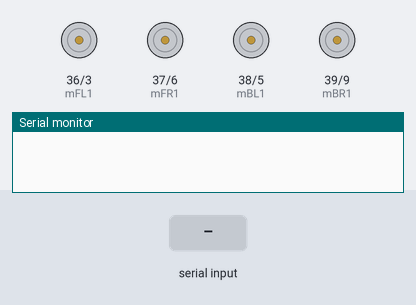
A sketch run on a simulated Arduino Mega 2560, built with avr-gcc and run on an emulated ATmega2560. Parts: motor-driver pin pairs drawn as motors (green arrow = first pin HIGH = forward, orange = second pin HIGH = backward, longer = more drive), the last lines printed to the serial monitor. The inputs (shaded band) are chosen by the test bench.

Above: at 1.2 s.
1.3 s: "A" received over Serial
At 2.1 s:
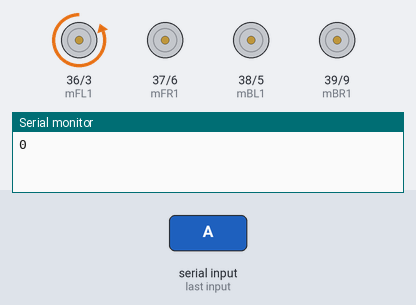
2.8 s: "B" received over Serial
At 3.2 s:
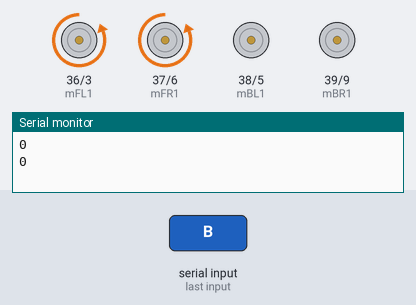
4.3 s: "C" received over Serial
At 5.5 s:
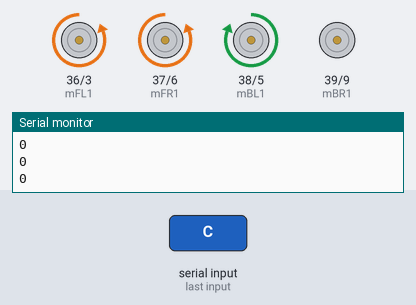
5.8 s: "D" received over Serial
At 6.7 s:
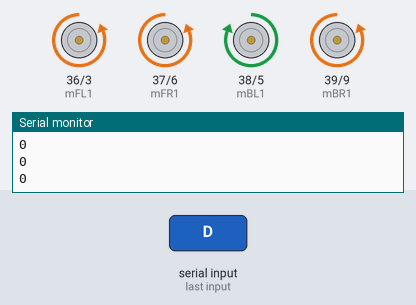
7.3 s: "E" received over Serial
At 7.9 s:
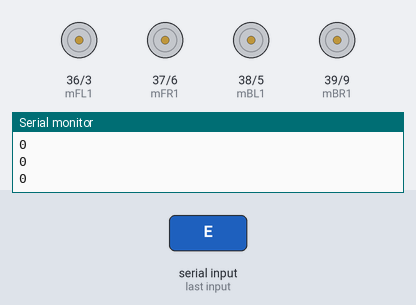
8.8 s: "B" received over Serial
At 10.2 s:
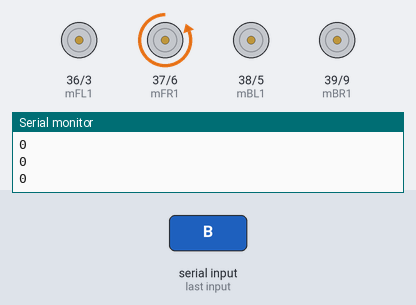
Timing chart, 0 to 11.3 s (numbered marks = the images above; inputs shaded):
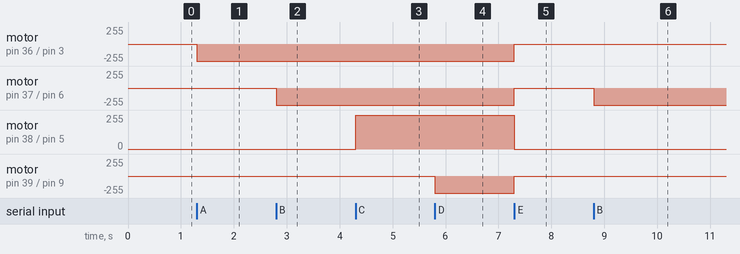

The sketch:

4MotorTest.ino
```cpp
int mFL1 = 36; //IN1 Connected to 2
int mFL2 = 3; //IN2 Connected to ~3

int mBL1 = 38; //IN1 Connected to 2
int mBL2 = 5; //IN2 Connected to ~3

int mFR1 = 37; //IN1 Connected to 2
int mFR2 = 6; //IN2 Connected to ~3

int mBR1 = 39; //IN1 Connected to 2
int mBR2 = 9; //IN2 Connected to ~3


void setup() {

  Serial.begin(115200);
  pinMode(mBL1, OUTPUT);
  pinMode(mBL2, OUTPUT);

  pinMode(mBR1, OUTPUT);
  pinMode(mBR2, OUTPUT);

  pinMode(mFL1, OUTPUT);
  pinMode(mFL2, OUTPUT);

  pinMode(mFR1, OUTPUT);
  pinMode(mFR2, OUTPUT);

  digitalWrite(mFL1,LOW);
  digitalWrite(mFL2,LOW);

  digitalWrite(mFR1,LOW);
  digitalWrite(mFR2,LOW);

  digitalWrite(mBL1,LOW);
  digitalWrite(mBL2,LOW);

  digitalWrite(mBR1,LOW);
  digitalWrite(mBR2,LOW);
}
void loop() {


  if(Serial.available() > 0){
    char input = Serial.read();
    Serial.println(input == 'a');


    //ALL MOTORS ARE DRIVING FORWARD

    if(input == 'A'){
      digitalWrite(mFL1,LOW);
      digitalWrite(mFL2,HIGH);
    }
    if(input == 'B'){
      digitalWrite(mFR1,LOW);
      digitalWrite(mFR2,HIGH);
    }
    if(input == 'C'){
      digitalWrite(mBL1,HIGH);
      digitalWrite(mBL2,LOW);
    }
    if(input == 'D'){
      digitalWrite(mBR1,LOW);
      digitalWrite(mBR2,HIGH);
    }
    if(input == 'E'){
      digitalWrite(mFL1,LOW);
      digitalWrite(mFL2,LOW);

      digitalWrite(mFR1,LOW);
      digitalWrite(mFR2,LOW);

      digitalWrite(mBL1,LOW);
      digitalWrite(mBL2,LOW);

      digitalWrite(mBR1,LOW);
      digitalWrite(mBR2,LOW);
    }
    }

}
```

Measured:
- after the input at 1.3 s, motor on pin 36 (mFL1) / pin 3 (mFL2): stopped → backward 255/255 at once
- after the input at 2.8 s, motor on pin 37 (mFR1) / pin 6 (mFR2): stopped → backward 255/255 at once
- after the input at 4.3 s, motor on pin 38 (mBL1) / pin 5 (mBL2): stopped → forward 255/255 at once
- after the input at 5.8 s, motor on pin 39 (mBR1) / pin 9 (mBR2): stopped → backward 255/255 at once
- after the input at 7.3 s, motor on pin 36 (mFL1) / pin 3 (mFL2), motor on pin 37 (mFR1) / pin 6 (mFR2), motor on pin 39 (mBR1) / pin 9 (mBR2): backward 255/255 → stopped at once; motor on pin 38 (mBL1) / pin 5 (mBL2): forward 255/255 → stopped at once
- after the input at 8.8 s, motor on pin 37 (mFR1) / pin 6 (mFR2): stopped → backward 255/255 at once
